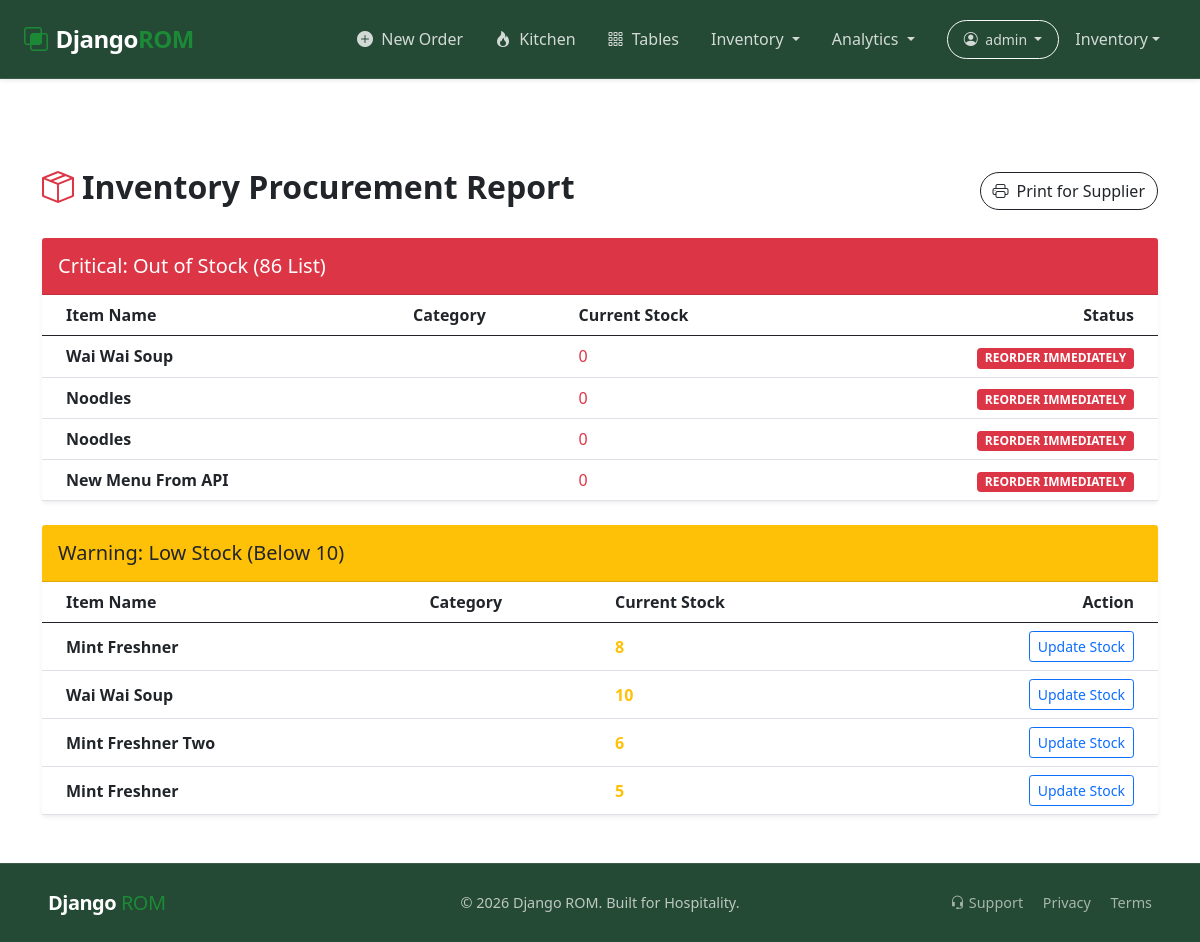
/orders/reports/low-stock/ (signed in), run on the app's committed database.
### app_restaurant/models.py (models this page shows, shortened)
class Menu(models.Model):
    menu_title = models.CharField(max_length=200, null=False, blank=False)
    menu_price = models.FloatField(null=False, blank=False)
    menu_category = models.ForeignKey(Category,
                                      max_length=100,
                                        null=False,
                                        blank=False,
                                        on_delete=models.CASCADE)
    menu_description = models.TextField(null=True, blank=True)
    menu_image = models.ImageField(upload_to='menu_images/',
                                   null=True, blank=True)
    menu_status = models.BooleanField(default=True)
    stock_quantity = models.IntegerField(default=0)
    is_available = models.BooleanField(default=True)
    created_at = models.DateTimeField(default=timezone.now())

### app_orders/views.py (the view)
# urls.py: path('reports/low-stock/', views.low_stock_report, name='low_stock_report'),
@login_required(login_url='login')
def low_stock_report(request):
    out_of_stock = Menu.objects.filter(stock_quantity=0)
    low_stock_threshold = 10
    low_stock = Menu.objects.filter(stock_quantity__gt=0, stock_quantity__lte=low_stock_threshold)
    context = {
        'out_of_stock': out_of_stock,
        'low_stock': low_stock,
        'threshold': low_stock_threshold
    }
    return render(request, 'low_stock.html', context)

### app_orders/templates/low_stock.html
{% extends 'base.html' %}
{% block content %}
<div class="container py-5" style="margin-top: 50px;">
    <div class="d-flex justify-content-between align-items-center mb-4">
        <h2 class="fw-bold"><i class="bi bi-box-seam text-danger me-2"></i>Inventory Procurement Report</h2>
        <button onclick="window.print()" class="btn btn-outline-dark rounded-pill">
            <i class="bi bi-printer me-2"></i>Print for Supplier
        </button>
    </div>
    <div class="card border-0 shadow-sm rounded-4 mb-4">
        <div class="card-header bg-danger text-white py-3 rounded-top-4">
            <h5 class="mb-0">Critical: Out of Stock (86 List)</h5>
        </div>
        <div class="table-responsive">
            <table class="table align-middle mb-0">
                <thead>
                    <tr>
                        <th class="ps-4">Item Name</th>
                        <th>Category</th>
                        <th>Current Stock</th>
                        <th class="text-end pe-4">Status</th>
                    </tr>
                </thead>
                <tbody>
                    {% for item in out_of_stock %}
                    <tr>
                        <td class="ps-4 fw-bold">{{ item.menu_title }}</td>
                        <td>{{ item.category.name }}</td>
                        <td><span class="text-danger">0</span></td>
                        <td class="text-end pe-4"><span class="badge bg-danger">REORDER IMMEDIATELY</span></td>
                    </tr>
                    {% empty %}
                    <tr><td colspan="4" class="text-center py-4 text-muted">No items are completely out of stock.</td></tr>
                    {% endfor %}
                </tbody>
            </table>
        </div>
    </div>
    <div class="card border-0 shadow-sm rounded-4">
        <div class="card-header bg-warning py-3 rounded-top-4">
            <h5 class="mb-0 text-dark">Warning: Low Stock (Below {{ threshold }})</h5>
        </div>
        <div class="table-responsive">
            <table class="table align-middle mb-0">
                <thead>
                    <tr>
                        <th class="ps-4">Item Name</th>
                        <th>Category</th>
                        <th>Current Stock</th>
                        <th class="text-end pe-4">Action</th>
                    </tr>
                </thead>
                <tbody>
                    {% for item in low_stock %}
                    <tr>
                        <td class="ps-4 fw-bold">{{ item.menu_title }}</td>
                        <td>{{ item.category.name }}</td>
                        <td><span class="fw-bold text-warning">{{ item.stock_quantity }}</span></td>
                        <td class="text-end pe-4">
                            <a href="{% url 'menu.list' %}" class="btn btn-sm btn-outline-primary">Update Stock</a>
                        </td>
                    </tr>
                    {% endfor %}
                </tbody>
            </table>
        </div>
    </div>
</div>
{% endblock %}

### templates/layouts/navbar.html (shortened to what this page needs)
<nav class="navbar navbar-expand-lg navbar-dark fixed-top custom-navbar shadow-sm" style="background-color: #1a1d20;">
  <div class="container-fluid px-4">
    <a class="navbar-brand fw-bold d-flex align-items-center" href="{% url 'landing' %}">
      <i class="bi bi-intersect text-primary-accent me-2"></i>
      <span>Django<span class="text-primary-accent">ROM</span></span>
    </a>
    <div class="collapse navbar-collapse" id="navContent">
      <ul class="navbar-nav ms-auto mb-2 mb-lg-0 align-items-center">
        {% if user.is_authenticated %}
          <li class="nav-item">
            <a class="nav-link px-3 fw-semibold text-warning" href="{% url 'order_management' %}">
              <i class="bi bi-plus-circle-fill me-1"></i> New Order
            </a>
          </li>
          <li class="nav-item">
            <a class="nav-link px-3" href="{% url 'kitchen_dashboard' %}">
              <i class="bi bi-fire me-1"></i> Kitchen
            </a>
          </li>
          <li class="nav-item">
            <a class="nav-link px-3" href="{% url 'table_list' %}">
              <i class="bi bi-grid-3x3-gap me-1"></i> Tables
            </a>
          </li>
          <li class="nav-item dropdown">
            <a class="nav-link dropdown-toggle px-3" href="#" id="stockDropdown" role="button" data-bs-toggle="dropdown">
              Inventory
            </a>
          </li>
          <li class="nav-item dropdown">
            <a class="nav-link dropdown-toggle px-3" href="#" id="salesDropdown" role="button" data-bs-toggle="dropdown">
              Analytics
            </a>
          </li>
          <li class="nav-item dropdown ms-lg-3">
            <a class="nav-link dropdown-toggle btn btn-outline-light btn-sm rounded-pill px-3" href="#" id="userDropdown" role="button" data-bs-toggle="dropdown">
              <i class="bi bi-person-circle me-1"></i> {{ user.username }}
            </a>
          </li>
        {% else %}
          <li class="nav-item"><a class="nav-link px-3" href="{% url 'login' %}">Login</a></li>
          <li class="nav-item ms-lg-3">
            <a class="btn btn-primary btn-sm rounded-pill px-4" href="{% url 'register' %}">Start Free Trial</a>
          </li>
        {% endif %}
        <li class="nav-item dropdown">
          <a class="nav-link dropdown-toggle px-3 d-flex align-items-center" href="#" id="stockDropdown" role="button" data-bs-toggle="dropdown">
              Inventory
          </a>
      </li>
      </ul>
    </div>
  </div>
</nav>

### static/css/root.css (style rules this page uses)
* { margin: 0; padding: 0; box-sizing: border-box; }
:root { --primary-color-light: #91b699; --primary-color-mid: #1c8937; --primary-color-dark: #62e474; --secondary-color-dark: #244934; --secondary-color-light: #D9E2E4; --primary-font: 'Poppins'; --primary-background-color: #f4f4f4; --secondary-background-color: #d3d3d3; }
body { display: flex; flex-direction: column; min-height: 100vh; padding-top: 70px; }
html, body { height: 100%; margin: 0; }
body > *:not(footer):not(nav) { flex: 1 0 auto; }

### static/css/navbar.css (style rules this page uses)
.custom-navbar { padding: 1rem 0; transition: all 0.3s ease; background: var(--secondary-color-dark) !important; backdrop-filter: blur(10px); -webkit-backdrop-filter: blur(10px); border-bottom: 1px solid rgba(255, 255, 255, 0.1); }
.navbar-brand { font-size: 1.5rem; letter-spacing: -0.5px; }
.text-primary-accent { color: var(--primary-color-mid); }
.navbar-nav .nav-link { font-weight: 500; color: rgba(255, 255, 255, 0.8) !important; transition: color 0.2s; }

### data on the page
Menu: menu_title "Wai Wai Soup"
Menu: menu_title "Noodles"
Menu: menu_title "Noodles"
Menu: menu_title "New Menu From API"
Menu: menu_title "Mint Freshner", stock_quantity "8"
Menu: menu_title "Wai Wai Soup", stock_quantity "10"
Menu: menu_title "Mint Freshner Two", stock_quantity "6"
Menu: menu_title "Mint Freshner", stock_quantity "5"

### other printed values
{{ user.username }} "admin"
{{ threshold }} "10"
